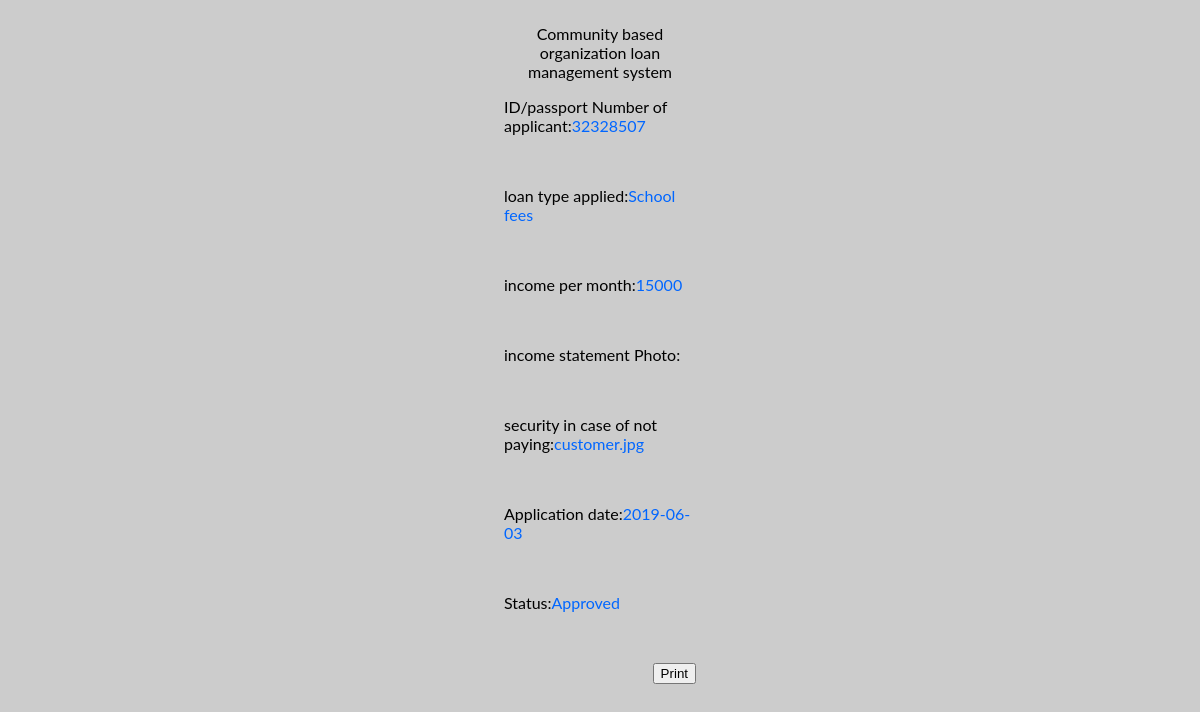
Screenshot of /admin/alllons.php?recordID=7 with the database file from the repository.
### tables this page shows
CREATE TABLE `loan` (
  `loanId` int(6) NOT NULL,
  `memberId` int(8) NOT NULL,
  `loanType` varchar(15) NOT NULL,
  `income` int(8) NOT NULL,
  `amount` int(8) NOT NULL,
  `intereset` varchar(5) NOT NULL,
  `payment_term` int(3) NOT NULL,
  `total_paid` int(8) NOT NULL,
  `emi_per_month` int(8) NOT NULL,
  `bankStatementPhoto` varchar(250) NOT NULL,
  `security` varchar(250) NOT NULL,
  `posting_date` date NOT NULL,
  `status` varchar(15) NOT NULL,
  `adminRemark` varchar(100) NOT NULL,
  `adminRemarkDate` date NOT NULL
);

### admin/alllons.php (the view, shortened to what this page needs)
<?php require_once('../Connections/comm.php'); ?><?php
if (!function_exists("GetSQLValueString")) {
function GetSQLValueString($theValue, $theType, $theDefinedValue = "", $theNotDefinedValue = "")
{
  $theValue = function_exists("mysql_real_escape_string") ? mysql_real_escape_string($theValue) : mysql_escape_string($theValue);
  switch ($theType) {
    case "long":
    case "int":
      $theValue = ($theValue != "") ? intval($theValue) : "NULL";
      break;
  }
  return $theValue;
}
}
$maxRows_DetailRS1 = 10;
$pageNum_DetailRS1 = 0;
$startRow_DetailRS1 = $pageNum_DetailRS1 * $maxRows_DetailRS1;
$colname_DetailRS1 = "-1";
if (isset($_GET['recordID'])) {
  $colname_DetailRS1 = $_GET['recordID'];
}
$query_DetailRS1 = sprintf("SELECT * FROM loan WHERE loanId = %s", GetSQLValueString($colname_DetailRS1, "int"));
$query_limit_DetailRS1 = sprintf("%s LIMIT %d, %d", $query_DetailRS1, $startRow_DetailRS1, $maxRows_DetailRS1);
$DetailRS1 = mysql_query($query_limit_DetailRS1, $comm) or die(mysql_error());
$row_DetailRS1 = mysql_fetch_assoc($DetailRS1);
?><!DOCTYPE html PUBLIC "-//W3C//DTD XHTML 1.0 Transitional//EN" "http://www.w3.org/TR/xhtml1/DTD/xhtml1-transitional.dtd">
<html xmlns="http://www.w3.org/1999/xhtml">
<head>
<link rel="stylesheet" type="text/css" href="../Assets/css/body.css">
</head>
<center>
<body bgcolor="#CCCCCC" marginheight=""="60%" marginwidth="40%">
<div class="container">
<div id="alllons">
<center>Community based organization loan management system</center>
<p align="left">ID/passport Number of applicant:<font color="#0066FF"><?php echo $row_DetailRS1['memberId']; ?></font></p><br />
  <p align="left">loan type applied:<font color="#0066FF"><?php echo $row_DetailRS1['loanType']; ?></font></p><br />
<p align="left"> income per month:<font color="#0066FF"><?php echo $row_DetailRS1['income']; ?></font></p><br />
   <p align="left">income statement Photo:<font color="#0066FF"><?php echo $row_DetailRS1['bankStatementPhoto']; ?></font></p><br />
  <p align="left">security in case of not paying:<font color="#0066FF"><?php echo $row_DetailRS1['security']; ?></font></p><br />
  <p align="left">Application date:<font color="#0066FF"><?php echo $row_DetailRS1['posting_date']; ?></font></p><br />
  <p align="left">Status:<font color="#0066FF"><?php echo $row_DetailRS1['status']; ?></font></p><br />
  <p align="right"><input type="button" value="Print" onclick="printdocument()"/>
  </div>
</body>
</center>
</html><?php

### Assets/css/body.css (style rules this page uses)
body { font-family: "Lato", sans-serif; background-repeat:no-repeat; background-size:cover; }
.container { padding: 16px; }
.container { padding: 16px; height:70%; width:80%; }

### rows the page displays
loan: memberId "32328507", loanType "School fees", income "15000", security "customer.jpg", posting_date "2019-06-03", status "Approved"
